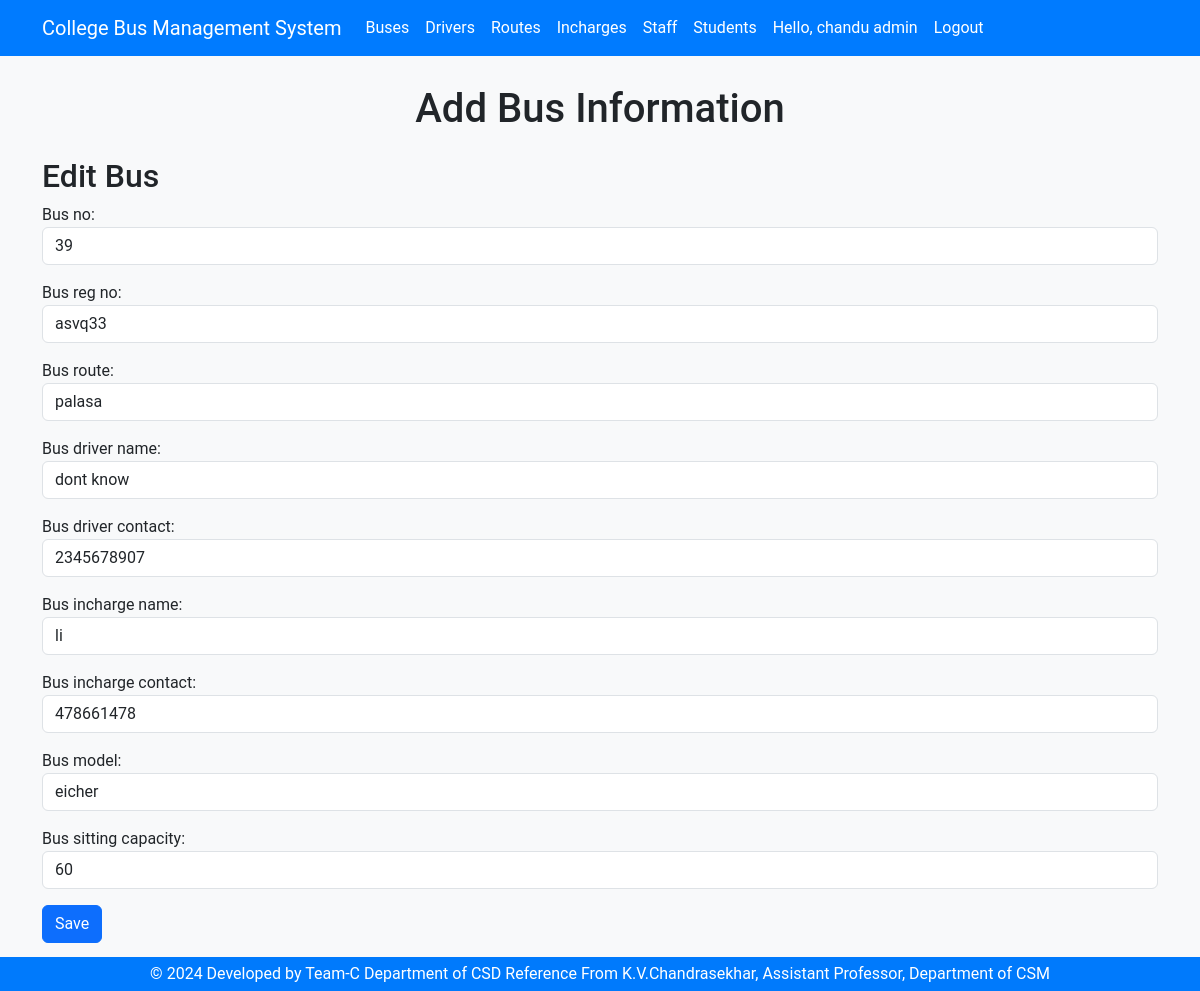
Page /buses/15/update/ (signed in) on the committed database.
### accounts/models.py (models this page shows, shortened)
class Profile(models.Model):
    USER_TYPES = (
        ('student', 'Student'),
        ('incharge', 'Incharge'),
        ('driver', 'Driver'),
        ('admin', 'Admin'),
    )
    user = models.OneToOneField(User, on_delete=models.CASCADE)
    user_type = models.CharField(max_length=10, choices=USER_TYPES)

### buses/models.py (models this page shows, shortened)
class Buses(models.Model):
    bus_no = models.PositiveIntegerField()
    bus_reg_no = models.CharField(max_length=50)
    bus_route = models.CharField(max_length=50)
    bus_driver_name = models.CharField(max_length=50)
    bus_driver_contact = models.CharField(max_length=50)
    bus_incharge_name = models.CharField(max_length=50)
    bus_incharge_contact = models.CharField(max_length=50)
    bus_model = models.CharField(max_length=50)
    bus_sitting_capacity = models.PositiveIntegerField()
    created_at = models.DateTimeField(default=datetime.now)

### buses/views.py (the view)
# urls.py: path('<int:pk>/update/', views.bus_update, name='bus_update'),
@login_required
def bus_update(request, pk):
    if not request.user.profile.user_type in ['admin']:
        messages.error(request, 'You do not have admin permission to access this page.')
        return redirect('/buses')  # Redirect to a relevant page
    bus = get_object_or_404(Buses, pk=pk)
    if request.method == 'POST':
        form = BusForm(request.POST, instance=bus)
        if form.is_valid():
            form.save()
            return redirect('bus_list')
    else:
        form = BusForm(instance=bus)
    return render(request, 'buses/bus_form.html', {'form': form})

### accounts/context_processors.py (called while the page is built)
def user_type(request):
    if request.user.is_authenticated:
        try:
            profile = Profile.objects.get(user=request.user)
            return {'user_type': profile.user_type}
        except Profile.DoesNotExist:
            return {'user_type': None}
    return {'user_type': None}

### templates/buses/bus_form.html (shortened to what this page needs)
{% load static %}
<!DOCTYPE html>
<html lang="en">
  <head>
    <link href="{% static 'css/bootstrap.min.css' %}" rel="stylesheet" />
    <link href="{% static 'css/styles.css' %}" rel="stylesheet" />
  </head>
  <body>
    {% include 'header.html' %}
    <div class="container mb-5">
      <h1 class="text-center mb-4">Add Bus Information</h1>
      {% block content %}
        <h2>
          {% if form.instance.pk %}
            Edit Bus
          {% else %}
            Add New Bus
          {% endif %}
        </h2>
        <form method="post">
          {{ form.as_p }}
          <button type="submit" class="btn btn-primary">Save</button>
        </form>
      {% endblock %}
    </div>
    {% include 'footer.html' %}
  </body>
</html>

### templates/header.html (shortened to what this page needs)
<header>
  <div class="header">
    <nav class="navbar navbar-expand-lg fixed-top myNav">
      <div class="container">
        {% if user.is_authenticated %}
          {% if user_type == 'admin' %}
            <a class="navbar-brand ms-auto" href="/accounts/admin/">College Bus Management System</a>
          {% elif user_type == 'driver' %}
            <a class="navbar-brand ms-auto" href="/accounts/driver/">College Bus Management System</a>
          {% elif user_type == 'incharge' %}
            <a class="navbar-brand ms-auto" href="/accounts/incharge/">College Bus Management System</a>
          {% elif user_type == 'student' %}
            <a class="navbar-brand ms-auto" href="/accounts/student/">College Bus Management System</a>
          {% endif %}
        {% else %}
          <a class="navbar-brand ms-auto" href="/accounts/login/">College Bus Management System</a>
        {% endif %}
        <div class="collapse navbar-collapse" id="navbarNav">
          <ul class="navbar-nav">
            <li class="nav-item">
              <a class="nav-link" href="/buses/">Buses</a>
            </li>
            <li class="nav-item">
              <a class="nav-link" href="/drivers/">Drivers</a>
            </li>
            <li class="nav-item">
              <a class="nav-link" href="/routes/">Routes</a>
            </li>
            <li class="nav-item">
              <a class="nav-link" href="/incharges/">Incharges</a>
            </li>
            <li class="nav-item">
              <a class="nav-link" href="/staff/">Staff</a>
            </li>
            <li class="nav-item">
              <a class="nav-link" href="/students/">Students</a>
            </li>
            {% if user.is_authenticated %}
              <li class="nav-item">
                <a class="nav-link" href="#">Hello, {{ user.username }} {{ user_type }}</a>
              </li>
              <li class="nav-item">
                <a class="nav-link" href="/accounts/logout">Logout</a>
              </li>
            {% endif %}
          </ul>
        </div>
      </div>
    </nav>
  </div>
</header>

### static/css/styles.css (style rules this page uses)
body { background-color: #f8f9fa; font-family: 'Roboto', sans-serif; padding-top: 70px; }
.myNav { background-color: #007bff; }
.myNav a { color: #fff; }
.header { display: block; margin-bottom: 15px; }

### rows in the picture
Profile: user_type "admin"
Buses: bus_no "39", bus_reg_no "asvq33", bus_route "palasa", bus_driver_name "dont know", bus_driver_contact "2345678907", bus_incharge_name "li", bus_incharge_contact "478661478", bus_model "eicher", bus_sitting_capacity "60"

### other values in the picture
{{ user.username }} "chandu"
